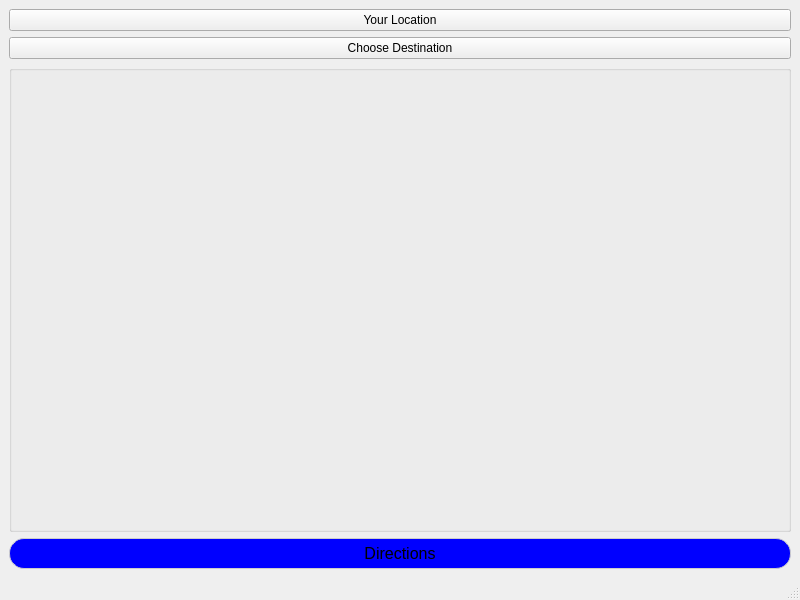
<?xml version="1.0" encoding="UTF-8"?>
<ui version="4.0">
 <class>directionsPage</class>
 <widget class="QMainWindow" name="directionsPage">
  <property name="geometry">
   <rect>
    <x>0</x>
    <y>0</y>
    <width>800</width>
    <height>600</height>
   </rect>
  </property>
  <property name="windowTitle">
   <string>MainWindow</string>
  </property>
  <widget class="QWidget" name="centralwidget">
   <layout class="QGridLayout" name="gridLayout">
    <item row="2" column="0" colspan="2">
     <widget class="QPushButton" name="pushButton_3">
      <property name="styleSheet">
       <string notr="true">    border: 1px solid #cccccc;   /* Light gray border */
    border-radius: 15px;         /* Softly rounded corners */
    padding: 5px 10px;           /* Padding for text inside the bar */
    font-size: 16px;             /* Suitable font size */
    background-color: blue;     /* White background */
    text-align: center; /* Align text to the left */
</string>
      </property>
      <property name="text">
       <string>Directions</string>
      </property>
     </widget>
    </item>
    <item row="0" column="0" colspan="2">
     <layout class="QVBoxLayout" name="verticalLayout">
      <item>
       <widget class="QPushButton" name="pushButton">
        <property name="styleSheet">
         <string notr="true">    border: 1px solid #cccccc;   /* Light gray border */
    border-radius: 15px;         /* Softly rounded corners */
    padding: 5px 10px;           /* Padding for text inside the bar */
    font-size: 16px;             /* Suitable font size */
    background-color: white;     /* White background */
    text-align: left; /* Align text to the left */
    padding-left: 30px; /* Add some padding to ensure the text is not too close to the button edge *</string>
        </property>
        <property name="text">
         <string>Your Location</string>
        </property>
       </widget>
      </item>
      <item>
       <widget class="QPushButton" name="pushButton_2">
        <property name="styleSheet">
         <string notr="true">    border: 1px solid #cccccc;   /* Light gray border */
    border-radius: 15px;         /* Softly rounded corners */
    padding: 5px 10px;           /* Padding for text inside the bar */
    font-size: 16px;             /* Suitable font size */
    background-color: white;     /* White background */
    text-align: left; /* Align text to the left */
    padding-left: 30px; /* Add some padding to ensure the text is not too close to the button edge *</string>
        </property>
        <property name="text">
         <string>Choose Destination</string>
        </property>
       </widget>
      </item>
      <item>
       <widget class="QGroupBox" name="groupBox">
        <property name="title">
         <string/>
        </property>
       </widget>
      </item>
     </layout>
    </item>
   </layout>
  </widget>
  <widget class="QMenuBar" name="menubar">
   <property name="geometry">
    <rect>
     <x>0</x>
     <y>0</y>
     <width>800</width>
     <height>21</height>
    </rect>
   </property>
  </widget>
  <widget class="QStatusBar" name="statusbar"/>
 </widget>
 <resources/>
 <connections/>
</ui>
